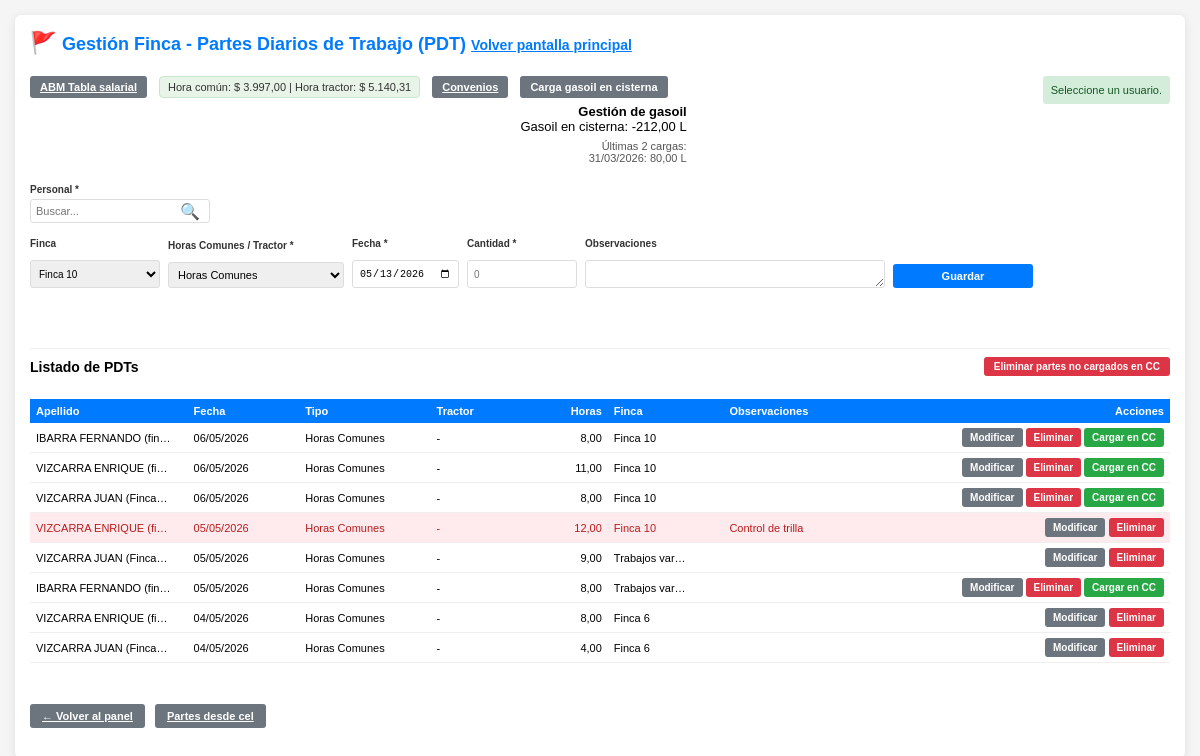
Page /gestionar_finca.php?cc=sin_usuario (signed in) on the committed database.
### tables this page shows
CREATE TABLE `pdt` (
  `id` int(11) NOT NULL AUTO_INCREMENT,
  `usuario_id` int(11) NOT NULL,
  `tipo_horas` enum('Horas tractos','Horas Comunes') NOT NULL DEFAULT 'Horas Comunes',
  `tractor` varchar(100) DEFAULT NULL,
  `fecha` date NOT NULL,
  `horas` decimal(5,2) DEFAULT 0.00,
  `cant_gasoil` decimal(6,2) DEFAULT NULL,
  `cambio_aceite` tinyint(1) DEFAULT 0,
  `en_cc` tinyint(1) DEFAULT 0,
  `observaciones` text DEFAULT NULL,
  `fecha_creacion` timestamp NOT NULL DEFAULT current_timestamp(),
  `fecha_modificacion` timestamp NOT NULL DEFAULT current_timestamp() ON UPDATE current_timestamp(),
  `finca` varchar(200) DEFAULT NULL,
  PRIMARY KEY (`id`),
  KEY `idx_usuario` (`usuario_id`),
  KEY `idx_fecha` (`fecha`),
  CONSTRAINT `pdt_ibfk_1` FOREIGN KEY (`usuario_id`) REFERENCES `usuarios` (`id`) ON DELETE CASCADE
);

CREATE TABLE `usuarios` (
  `id` int(11) NOT NULL AUTO_INCREMENT,
  `acceso_creador_id` int(11) DEFAULT NULL COMMENT 'NULL=principal',
  `apellido` varchar(150) NOT NULL,
  `dni` varchar(20) NOT NULL,
  `cuit` varchar(25) DEFAULT NULL,
  `domicilio` varchar(200) DEFAULT NULL,
  `email` varchar(100) DEFAULT NULL,
  `celular` varchar(20) DEFAULT NULL,
  `consorcio` varchar(100) DEFAULT NULL,
  PRIMARY KEY (`id`),
  KEY `idx_acceso_creador` (`acceso_creador_id`)
);

### gestionar_finca.php (the view, shortened to what the rows shown need)
<?php
include 'verificar_sesion.php';
$desde_cel = DESDE_CEL;
if ($desde_cel) {
    $form_action_url = 'partes_desde_cel.php';
    $titulo_pagina = 'Partes desde cel';
} else {
    $form_action_url = 'gestionar_finca.php';
    $titulo_pagina = 'Gestión Finca - Partes Diarios de Trabajo (PDT)';
}
$es_nivel_0 = (isset($_SESSION['acceso_nivel']) && (int)$_SESSION['acceso_nivel'] === 0);
mysqli_query($conexion, "UPDATE pdt SET tipo_horas = 'Horas tractos', tractor = '" . mysqli_real_escape_string($conexion, PDT_TRACTOS_SIN_TRACTOR) . "' WHERE tipo_horas = 'Horas Comunes' AND TRIM(COALESCE(tractor,'')) = 'Horas comunes Sin Tractor'");
$lista_pdt = [];
$sql_lista = "SELECT p.id, p.usuario_id, p.tipo_horas, p.tractor, p.fecha, p.horas, p.cant_gasoil, p.cambio_aceite, p.en_cc, p.observaciones, p.finca, u.apellido AS usuario_nombre FROM pdt p INNER JOIN usuarios u ON u.id = p.usuario_id ORDER BY p.fecha DESC, p.id DESC LIMIT 200";
$res_lista = mysqli_query($conexion, $sql_lista);
if ($res_lista) {
    while ($row = mysqli_fetch_assoc($res_lista)) {
        $keys = array_map('strtolower', array_keys($row));
        $combined = @array_combine($keys, array_values($row));
        $lista_pdt[] = (is_array($combined) ? $combined : $row);
    }
}
?>
<!DOCTYPE html>
<html lang="es">
<head>
</head>
<?php
        $url_esc_volver = $desde_cel ? ($es_nivel_0 ? 'logout.php' : 'gestionar_finca.php') : 'index.php';
        $js_esc = "if((e.keyCode||e.which)==27){var f=document.getElementById('formCargaGasoilSisterna');if(f&&f.style.display!='none'){f.style.display='none';return false;}";
        $js_esc .= "location.href='".addslashes($url_esc_volver)."';return false;}";
        ?>
<body onkeydown="var e=event||window.event;<?= $js_esc ?>">
    <div class="container">
        <div style="display: flex; align-items: flex-start; justify-content: space-between; gap: 20px; flex-wrap: wrap; margin-bottom: 15px;">
            <h2 style="margin: 0;"><span style="font-size: 1.2em;" title="PDT">🚩</span> <?= htmlspecialchars($titulo_pagina) ?> <a href="<?= $desde_cel ? ($es_nivel_0 ? 'logout.php' : 'gestionar_finca.php') : 'index.php' ?>" id="linkVolverEsc" style="font-size: 14px; color: #007bff;" title="Volver (ESC)">Volver pantalla principal</a></h2>
        <div style="margin-top: 24px; padding-top: 8px; position: relative; z-index: 2; clear: both; width: 100%; border-top: 1px solid #eee;">
            <div id="grid1" class="wrap-tabla-pdt">
        <table class="tabla-listado-pdt">
            <colgroup>
            </colgroup>
            <thead>
                <tr>
                    <th class="col-apellido">Apellido</th>
                    <th class="col-fecha">Fecha</th>
                    <th class="col-tipo">Tipo</th>
                    <th class="col-tractor">Tractor</th>
                    <th class="col-horas">Horas</th>
                    <th class="col-finca">Finca</th>
                    <th class="col-observaciones">Observaciones</th>
                    <th class="col-acciones">Acciones</th>
                </tr>
            </thead>
            <tbody>
                <?php $tiene_datos = count($lista_pdt) > 0; ?>
                <?php if ($tiene_datos): ?>
                    <?php foreach ($lista_pdt as $pdt): ?>
                        <?php
                        $p = function($k, $def = '') use ($pdt) {
                            $v = $pdt[$k] ?? $pdt[strtoupper($k)] ?? $pdt[ucfirst($k)] ?? $def;
                            return $v !== null && $v !== '' ? $v : $def;
                        };
                        $tiene_obs = !empty(trim((string)$p('observaciones', '')));
                        $uid = (int)$p('usuario_id', 0);
                        $nom = htmlspecialchars((string)$p('usuario_nombre', '-'));
                        $tipo = htmlspecialchars((string)$p('tipo_horas', '-'));
                        $tractor = htmlspecialchars((string)($p('tractor') ?: '-'));
                        $fechaRaw = $p('fecha', '');
                        $fechaFmt = $fechaRaw ? @date('d/m/Y', strtotime($fechaRaw)) : '-';
                        $horas = (float)$p('horas', 0);
                        $encc = (isset($pdt['en_cc']) ? (int)$pdt['en_cc'] : (int)($pdt['en_cc'] ?? 0));
                        $obs_raw = trim((string)$p('observaciones', ''));
                        $nom_show = (string)$nom; if (function_exists('mb_strlen') && function_exists('mb_substr') && mb_strlen($nom_show) > 20) { $nom_show = mb_substr($nom_show, 0, 20) . '…'; } elseif (strlen($nom_show) > 20) { $nom_show = substr($nom_show, 0, 20) . '…'; }
                        $tipo_show = (string)$tipo;
                        $tractor_show = (string)$tractor; if (function_exists('mb_strlen') && function_exists('mb_substr') && mb_strlen($tractor_show) > 10) { $tractor_show = mb_substr($tractor_show, 0, 10) . '…'; } elseif (strlen($tractor_show) > 10) { $tractor_show = substr($tractor_show, 0, 10) . '…'; }
                        $finca_raw = trim((string)$p('finca', ''));
                        if ($finca_raw === '') {
                            $finca_show = '—';
                        } elseif (function_exists('mb_strlen') && function_exists('mb_substr') && mb_strlen($finca_raw) > 12) {
                            $finca_show = htmlspecialchars(mb_substr($finca_raw, 0, 12)) . '…';
                        } elseif (strlen($finca_raw) > 12) {
                            $finca_show = htmlspecialchars(substr($finca_raw, 0, 12)) . '…';
                        } else {
                            $finca_show = htmlspecialchars($finca_raw);
                        }
                        $obs_show = (string)$obs_raw; if (function_exists('mb_strlen') && function_exists('mb_substr') && mb_strlen($obs_show) > 22) { $obs_show = mb_substr($obs_show, 0, 22) . '…'; } elseif (strlen($obs_show) > 22) { $obs_show = substr($obs_show, 0, 22) . '…'; }
                        $fecha_pdt = $fechaRaw ? substr($fechaRaw, 0, 10) : '';
                        $hoy = date('Y-m-d');
                        $ayer = date('Y-m-d', strtotime('-1 day'));
                        $mostrar_mod_elim = !$desde_cel || ($fecha_pdt === $hoy || $fecha_pdt === $ayer);
                        ?>
                        <tr class="fila-pdt<?= $tiene_obs ? ' fila-con-observaciones' : '' ?>" data-usuario-id="<?= $uid ?>"<?= $tiene_obs ? ' title="Clic para ver observaciones"' : '' ?>>
                            <?php $horas_show = number_format($horas, 2, ',', '.'); if (strlen($horas_show) > 6) { $horas_show = substr($horas_show, 0, 6) . '…'; } ?>
                            <td class="col-apellido" title="<?= $nom ?>"><?= $nom_show ?></td>
                            <td class="col-fecha" title="<?= $fechaFmt ?>"><?= $fechaFmt ?></td>
                            <td class="col-tipo" title="<?= $tipo ?>"><?= $tipo_show ?></td>
                            <td class="col-tractor" title="<?= $tractor ?>"><?= $tractor_show ?></td>
                            <td class="col-horas" title="<?= number_format($horas, 2, ',', '.') ?>"><?= $horas_show ?></td>
                            <td class="col-finca" title="<?= htmlspecialchars($finca_raw) ?>"><?= $finca_show ?></td>
                            <td class="col-observaciones" title="<?= htmlspecialchars($obs_raw) ?>"><?= htmlspecialchars($obs_show) ?></td>
                            <td class="col-acciones">
                                <div style="display: flex; justify-content: flex-end; width: 100%;">
                                <div class="acciones-botones">
                                    <?php if ($mostrar_mod_elim): ?>
                                    <form method="POST" action="<?= htmlspecialchars($form_action_url) ?>" style="display:inline;">
                                        <button type="submit" name="editar" class="btn btn-secondary">Modificar</button>
                                    </form>
                                    <form method="POST" action="<?= htmlspecialchars($form_action_url) ?>" style="display:inline;">
                                        <button type="submit" name="eliminar" class="btn btn-danger" onclick="return confirm('¿Eliminar este PDT?')">Eliminar</button>
                                    </form>
                                    <?php endif; ?>
                                    <?php if ($encc == 0 && !$desde_cel): ?>
                                    <form method="POST" action="<?= htmlspecialchars($form_action_url) ?>" style="display:inline;">
                                        <button type="submit" name="cargar_cc" class="btn btn-success">Cargar en CC</button>
                                    </form>
                                    <?php endif; ?>
                                </div>
                                </div>
                            </td>
                        </tr>
                    <?php endforeach; ?>
                <?php else: ?>
                    <tr>
                        <td colspan="8" style="text-align: center; padding: 15px; color: #666; font-size: 11px;">No hay partes diarios de trabajo registrados.</td>
                    </tr>
                <?php endif; ?>
            </tbody>
        </table>
            </div>
        </div>
    </div>
</body>
</html>

### rows in the picture
pdt: usuario.apellido "IBARRA FERNANDO (fin…", fecha "06/05/2026", tipo_horas "Horas Comunes", tractor "-", horas "8,00", finca "Finca 10"
pdt: usuario.apellido "VIZCARRA ENRIQUE (fi…", fecha "06/05/2026", tipo_horas "Horas Comunes", tractor "-", horas "11,00", finca "Finca 10"
pdt: usuario.apellido "VIZCARRA JUAN (Finca…", fecha "06/05/2026", tipo_horas "Horas Comunes", tractor "-", horas "8,00", finca "Finca 10"
pdt: usuario.apellido "VIZCARRA ENRIQUE (fi…", fecha "05/05/2026", tipo_horas "Horas Comunes", tractor "-", horas "12,00", finca "Finca 10", observaciones "Control de trilla"
pdt: usuario.apellido "VIZCARRA JUAN (Finca…", fecha "05/05/2026", tipo_horas "Horas Comunes", tractor "-", horas "9,00", finca "Trabajos var…"
pdt: usuario.apellido "IBARRA FERNANDO (fin…", fecha "05/05/2026", tipo_horas "Horas Comunes", tractor "-", horas "8,00", finca "Trabajos var…"
pdt: usuario.apellido "VIZCARRA ENRIQUE (fi…", fecha "04/05/2026", tipo_horas "Horas Comunes", tractor "-", horas "8,00", finca "Finca 6"
pdt: usuario.apellido "VIZCARRA JUAN (Finca…", fecha "04/05/2026", tipo_horas "Horas Comunes", tractor "-", horas "4,00", finca "Finca 6"

### other values in the picture
$titulo_pagina "Gestión Finca - Partes Diarios de Trabajo (PDT)"
$ultima_tabla_salarial['valor_hora_comun'] "3.997,00"
$ultima_tabla_salarial['valor_hora_tractor'] "5.140,31"
$gasoil_en_sisterna "-212,00"
date('d/m/Y', strtotime($c['fecha'])) "31/03/2026"
$c['cantidad'] "80,00"
$mensaje "Seleccione un usuario."
form field finca_sel "Finca 10"
